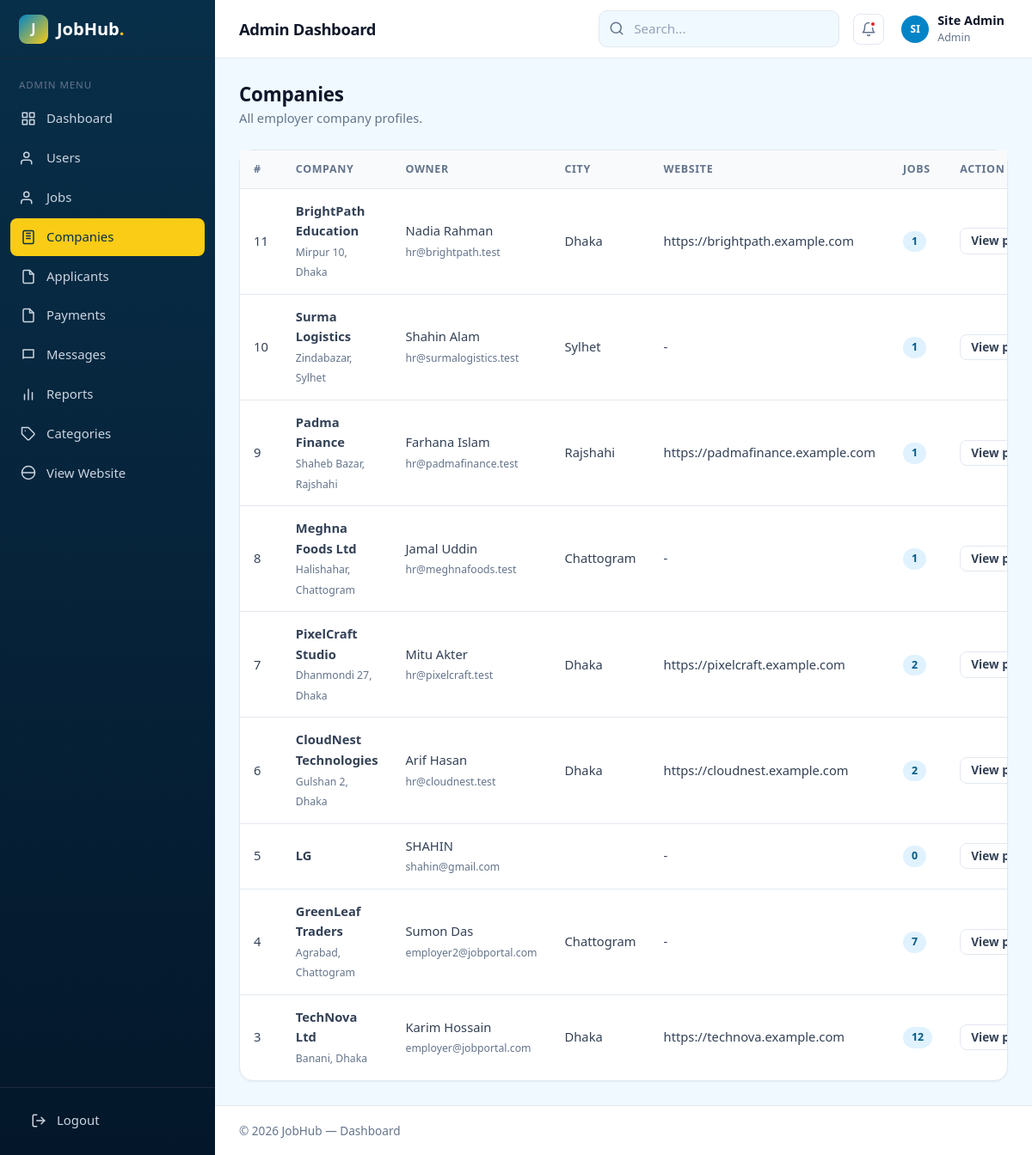
Page /admin/companies.php (signed in) on the earlier database version.
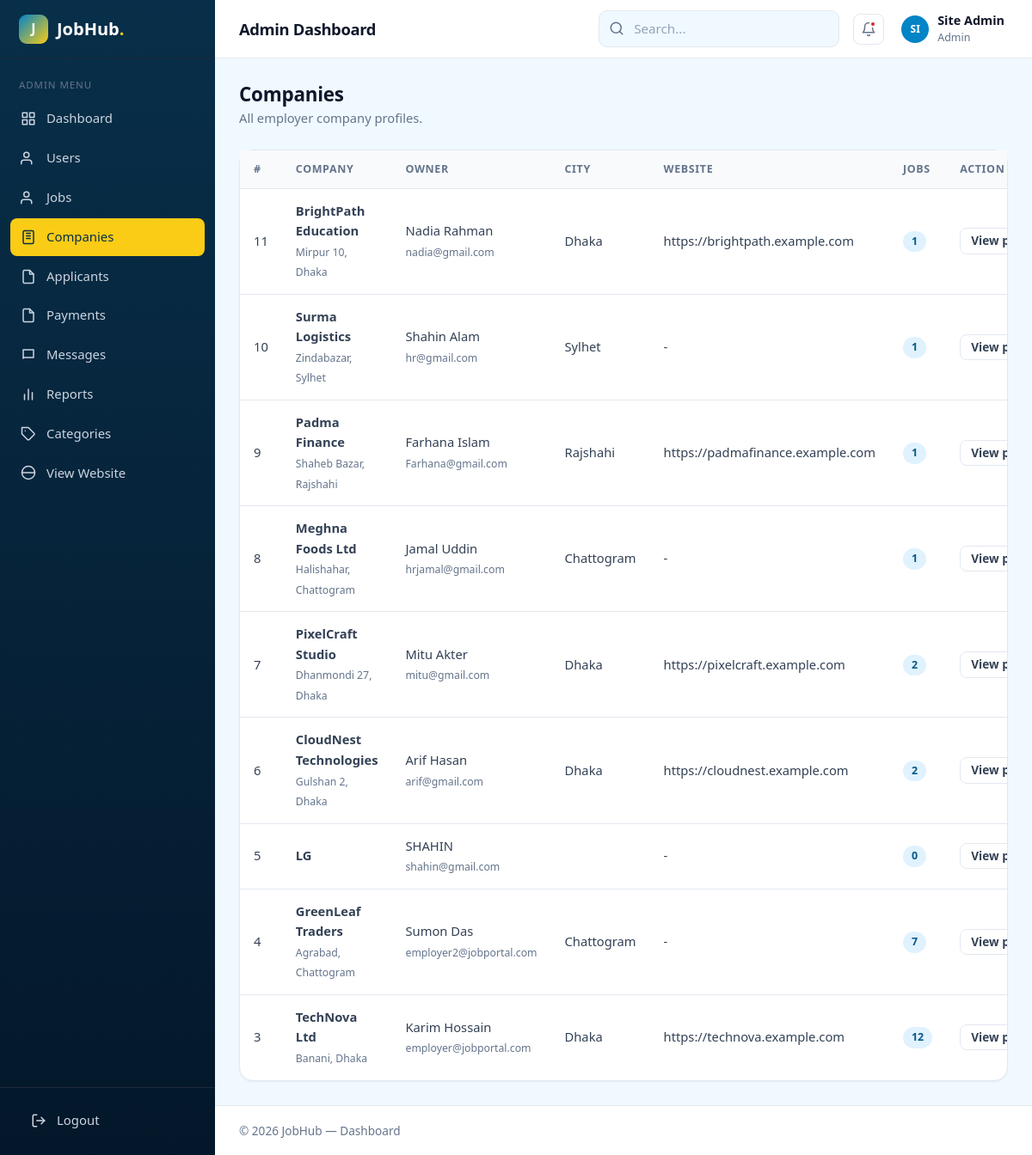
Same page on the later database version.
### tables this page shows
CREATE TABLE `companies` (
  `id` int UNSIGNED NOT NULL,
  `user_id` int UNSIGNED NOT NULL,
  `city_id` int UNSIGNED DEFAULT NULL,
  `name` varchar(150) NOT NULL,
  `logo` varchar(255) DEFAULT NULL,
  `website` varchar(255) DEFAULT NULL,
  `address` text,
  `description` text
);

CREATE TABLE `users` (
  `id` int UNSIGNED NOT NULL,
  `name` varchar(100) NOT NULL,
  `email` varchar(150) NOT NULL,
  `phone` varchar(20) DEFAULT NULL,
  `password` varchar(255) NOT NULL,
  `role` enum('admin','employer','seeker') NOT NULL,
  `status` enum('active','pending','blocked') NOT NULL DEFAULT 'active',
  `created_at` timestamp NOT NULL DEFAULT CURRENT_TIMESTAMP
);

CREATE TABLE `cities` (
  `id` int UNSIGNED NOT NULL,
  `name` varchar(100) NOT NULL,
  `division` varchar(50) NOT NULL
);

### admin/companies.php (the view, shortened to what this page needs)
<?php
include('../dbconfig.php');
$companies = $conn->query("SELECT companies.*, users.name AS owner, users.email, cities.name AS city_name,
                                  COUNT(jobs.id) AS total_jobs
                           FROM companies
                           JOIN users ON users.id = companies.user_id
                           LEFT JOIN cities ON cities.id = companies.city_id
                           LEFT JOIN jobs ON jobs.company_id = companies.id
                           GROUP BY companies.id
                           ORDER BY companies.id DESC");
?>
<!DOCTYPE html>
<html lang="en">
<head>
  <link rel="stylesheet" href="../assets/css/style.css?v=2">
</head>
<body class="dash-body">
<?php include('include/header.php'); ?>
<main class="dash-content">
  <div class="page-actions"><div><h2>Companies</h2><p>All employer company profiles.</p></div></div>
  <div class="card">
    <div class="table-wrap">
      <table class="table">
        <thead><tr><th>#</th><th>Company</th><th>Owner</th><th>City</th><th>Website</th><th>Jobs</th><th>Action</th></tr></thead>
        <tbody>
        <?php while ($row = $companies->fetch_assoc()) { ?>
          <tr>
            <td><?php echo $row['id']; ?></td>
            <td><strong><?php echo $row['name']; ?></strong><br><small class="muted"><?php echo $row['address']; ?></small></td>
            <td><?php echo $row['owner']; ?><br><small class="muted"><?php echo $row['email']; ?></small></td>
            <td><?php echo $row['city_name']; ?></td>
            <td><?php echo $row['website'] ? $row['website'] : '-'; ?></td>
            <td><span class="badge badge-primary"><?php echo $row['total_jobs']; ?></span></td>
            <td><a class="btn btn-sm btn-light" href="../companies.php?id=<?php echo $row['id']; ?>" target="_blank">View profile</a></td>
          </tr>
        <?php } ?>
        </tbody>
      </table>
    </div>
  </div>
</main>
<?php include('include/footer.php'); ?>
</div>
</body>
</html>

Differences in the rows shown:
changed through a linked row, companies "BrightPath Education": user.email "hr@brightpath.test" → "nadia@gmail.com"
changed through a linked row, companies "Surma Logistics": user.email "hr@surmalogistics.test" → "hr@gmail.com"
changed through a linked row, companies "Padma Finance": user.email "hr@padmafinance.test" → "Farhana@gmail.com"
changed through a linked row, companies "Meghna Foods Ltd": user.email "hr@meghnafoods.test" → "hrjamal@gmail.com"
changed through a linked row, companies "PixelCraft Studio": user.email "hr@pixelcraft.test" → "mitu@gmail.com"
changed through a linked row, companies "CloudNest Technologies": user.email "hr@cloudnest.test" → "arif@gmail.com"
